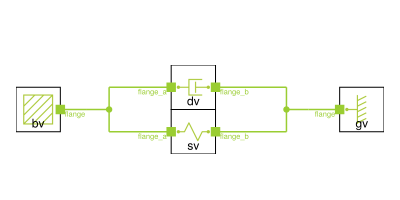

The Julia source for this figure:
using ModelingToolkit
using ModelingToolkitDesigner

using ModelingToolkitStandardLibrary.Blocks
import ModelingToolkitStandardLibrary.Mechanical.Translational as TV

@mtkmodel PassThru3 begin

    @components begin
        p1 = TV.MechanicalPort()
        p2 = TV.MechanicalPort()
        p3 = TV.MechanicalPort()
    end

    @equations begin
        connect(p1, p2, p3)
    end
end

@mtkmodel MassSpringDamper begin
    @components begin
        dv = TV.Damper(d = 1)
        sv = TV.Spring(k = 1)
        bv = TV.Mass(m = 1)
        gv = TV.Fixed()

        pt1 = PassThru3()
        pt2 = PassThru3()
    end

    @equations begin
        connect(bv.flange, pt2.p2)
        connect(sv.flange_a, pt2.p1)
        connect(dv.flange_a, pt2.p3)
        connect(dv.flange_b, pt1.p3)
        connect(sv.flange_b, pt1.p1)
        connect(gv.flange, pt1.p2)
    end
end

@named msd = MassSpringDamper()

path = joinpath(@__DIR__, "design")
design = ODESystemDesign(msd, path)
ModelingToolkitDesigner.view(design)

using CairoMakie
CairoMakie.set_theme!(Theme(;fontsize=12))
fig = ModelingToolkitDesigner.view(design, false)
save(joinpath(@__DIR__, "mechanical.svg"), fig; size=(400,200))
# save(joinpath(@__DIR__, "mechanical.svg"), fig; resolution=(400,200))
